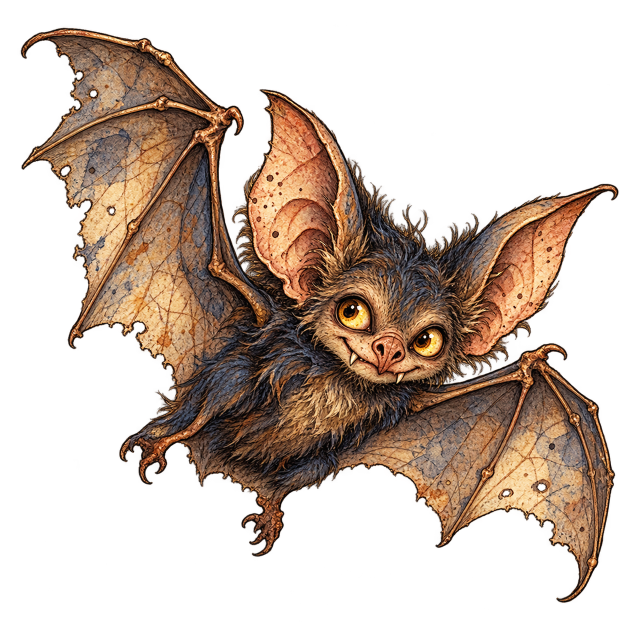
#> input picture ContentPacks/count-unbound/seasonal-marginalia/bat-in-flight.png, 1254 x 1254 px (shown at 1/2 size); its folder holds 4 pictures in this run
$ python make_seasonal_marginalia.py
#> lines starting #> are read from the running program, lines starting #| are printed output that depends on the picture
#!/usr/bin/env python3
"""Validate generated October art, refresh its review sheet and cabinet metadata.

The twenty PNGs are authored with built-in image generation; this script never
redraws or overwrites them. Exact prompts live in seasonal-art-prompts.json.
Only review-sheet thumbnails are resized; the original alpha and pixels stay intact.
"""

from pathlib import Path
import json
from PIL import Image, ImageDraw, ImageFont

ROOT = Path(__file__).resolve().parent
OUT = ROOT / "seasonal-marginalia"
INK = (46, 39, 51, 242)

SUBJECTS = {
    "bat-in-flight": ("ornament", ["bat", "night", "halloween", "flight"], True),
    "black-cat": ("scribble", ["cat", "familiar", "creature", "halloween"], True),
    "witch-hat": ("ornament", ["witch", "hat", "halloween", "magic"], True),
    "harvest-pumpkin": ("botanical", ["pumpkin", "harvest", "autumn"], True),
    "jack-o-lantern": ("ornament", ["pumpkin", "lantern", "halloween"], False),
    "lantern": ("sigil", ["lantern", "light", "threshold", "night"], True),
    "broom": ("scribble", ["broom", "witch", "halloween"], False),
    "cauldron": ("ornament", ["cauldron", "witch", "halloween"], False),
    "spiderweb": ("ornament", ["web", "spider", "halloween"], False),
    "candle": ("sigil", ["candle", "remembrance", "samhain", "light"], True),
    "old-key": ("sigil", ["key", "door", "threshold", "samhain"], False),
    "crow": ("scribble", ["crow", "bird", "night", "autumn"], False),
    "night-moth": ("botanical", ["moth", "night", "creature", "autumn"], False),
    "crescent-moon": ("ornament", ["moon", "night", "halloween"], False),
    "oak-leaf": ("botanical", ["oak", "leaf", "autumn"], False),
    "maple-leaf": ("botanical", ["maple", "leaf", "fall", "autumn"], False),
    "acorn": ("botanical", ["acorn", "oak", "seed", "autumn"], False),
    "apple": ("botanical", ["apple", "harvest", "samhain"], False),
    "mushroom": ("botanical", ["mushroom", "toadstool", "autumn"], False),
    "marigold": ("botanical", ["marigold", "flower", "remembrance", "samhain"], False),
}


MARKS = tuple(SUBJECTS)


def main():
    OUT.mkdir(exist_ok=True)
    sheet = Image.new("RGBA", (5 * 240, 4 * 270), (245, 237, 220, 255))
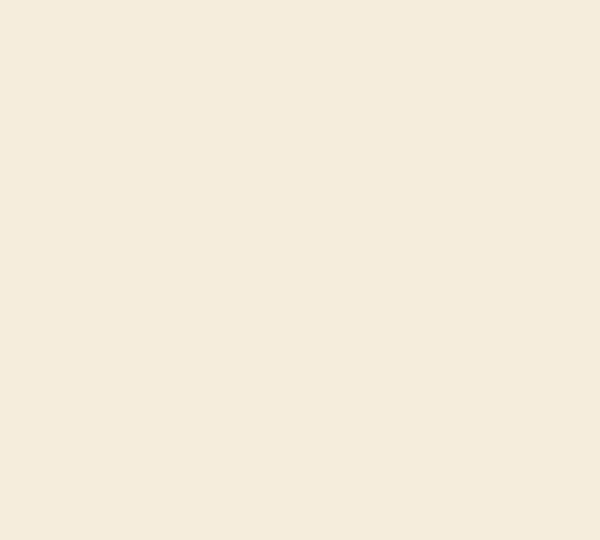
#> sheet: PIL image 1200x1080 RGBA (shown at 1/2 size); mean R, G, B, A 245, 237, 220, 255
    draw_sheet = ImageDraw.Draw(sheet)
    font = ImageFont.truetype("/System/Library/Fonts/Supplemental/Georgia.ttf", 16)
    for index, name in enumerate(MARKS):
        source = OUT / f"{name}.png"
        with Image.open(source) as original:
#> original is the input picture: PIL image 1254x1254 RGBA; mean R, G, B, A 58.3, 41.6, 29.8, 105.3
            if original.mode != "RGBA" or original.getchannel("A").getextrema()[0] != 0:
                raise ValueError(f"{source}: expected generated RGBA art with transparent background")
            image = original.copy()
        image.thumbnail((220, 220), Image.Resampling.LANCZOS)
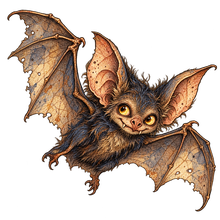
#> image: PIL image 220x220 RGBA; mean R, G, B, A 57.7, 41.2, 29.5, 105.5; transparent parts drawn white
        x, y = (index % 5) * 240, (index // 5) * 270
        sheet.alpha_composite(image, (x + (240-image.width)//2, y + 5 + (220-image.height)//2))
        draw_sheet.text((x + 13, y + 228), name.replace("-", " "), font=font, fill=INK)
#> pass 2 of the loop in main, `for index, name in enumerate(MARKS):`:
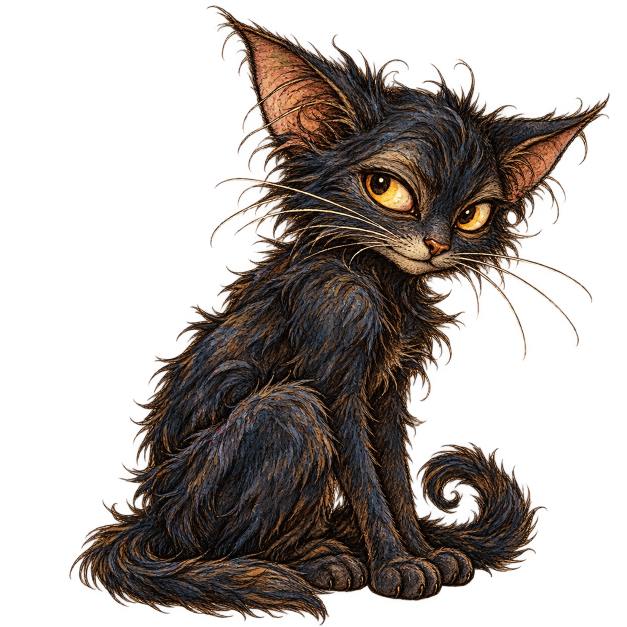
#> input picture ContentPacks/count-unbound/seasonal-marginalia/black-cat.png, 1254 x 1254 px (shown at 1/2 size)
#> in main, original is the input picture: PIL image 1254x1254 RGBA; mean R, G, B, A 30.5, 21.8, 16.8, 100.8
#> in main, `image.thumbnail((220, 220), Image.Resampling.LANCZOS)`:
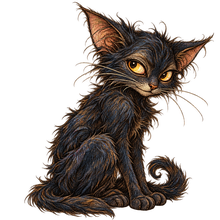
#> image: PIL image 220x220 RGBA; mean R, G, B, A 31.1, 22.4, 17.2, 101; transparent parts drawn white
#> in main, `sheet.alpha_composite(image, (x + (240-image.width)//2, y + 5 + (220-i..`:
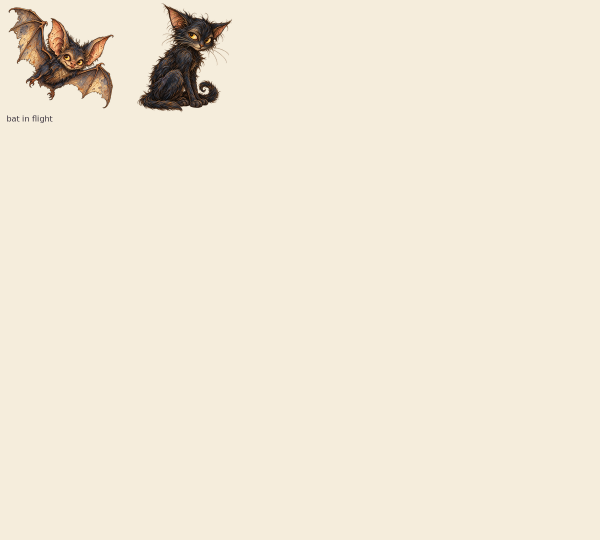
#> sheet: PIL image 1200x1080 RGBA (shown at 1/2 size); mean R, G, B, A 240.5, 232, 214.9, 255; transparent parts drawn white
    sheet.convert("RGB").save(ROOT / "seasonal-marginalia-contact-sheet.jpg", quality=85)

    pack_path = ROOT / "margins.reenchantedpack.json"
    pack = json.loads(pack_path.read_text())
    pack["version"] = 2
    margins = pack["marginaliaPack"]
    margins["displayName"] = "October 2026 · The Count Unbound"
    margins["version"] = "1.2"
    margins["doodles"] = [asset for asset in margins["doodles"]
                          if not asset["id"].startswith("october_2026_")]
    for name in MARKS:
        role, subjects, generic = SUBJECTS[name]
        margins["doodles"].append({
            "id": "october_2026_" + name.replace("-", "_"),
            "assetName": "{{asset-path:count-unbound.seasonal.v2." + name + "}}",
            "kind": "doodle",
            "tags": ["monthly-content", "october-2026", "autumn"]
                    + (["generic"] if generic else []) + subjects,
            "supportedTemplates": margins["supportedTemplates"],
            "defaultOpacity": 0.96,
            "canTint": False,
            "placementTrigger": {"months": [10], "issueYear": 2026},
            "leafTraits": {
                "semanticRole": role,
                "aspectRatio": 1.0,
                "preferredAnchors": ["middleLeading", "lowerLeading", "lowerField"],
                "blend": "normal",
                "visualWeight": 0.93,
                "allowsTextOverlap": False,
                "tintStrength": 0.0,
                "subjectTags": subjects,
            },
        })
    pack_path.write_text(json.dumps(pack, indent=2, ensure_ascii=False) + "\n")


if __name__ == "__main__":
#> (the run stopped early here; a loop or call above may not have finished)
